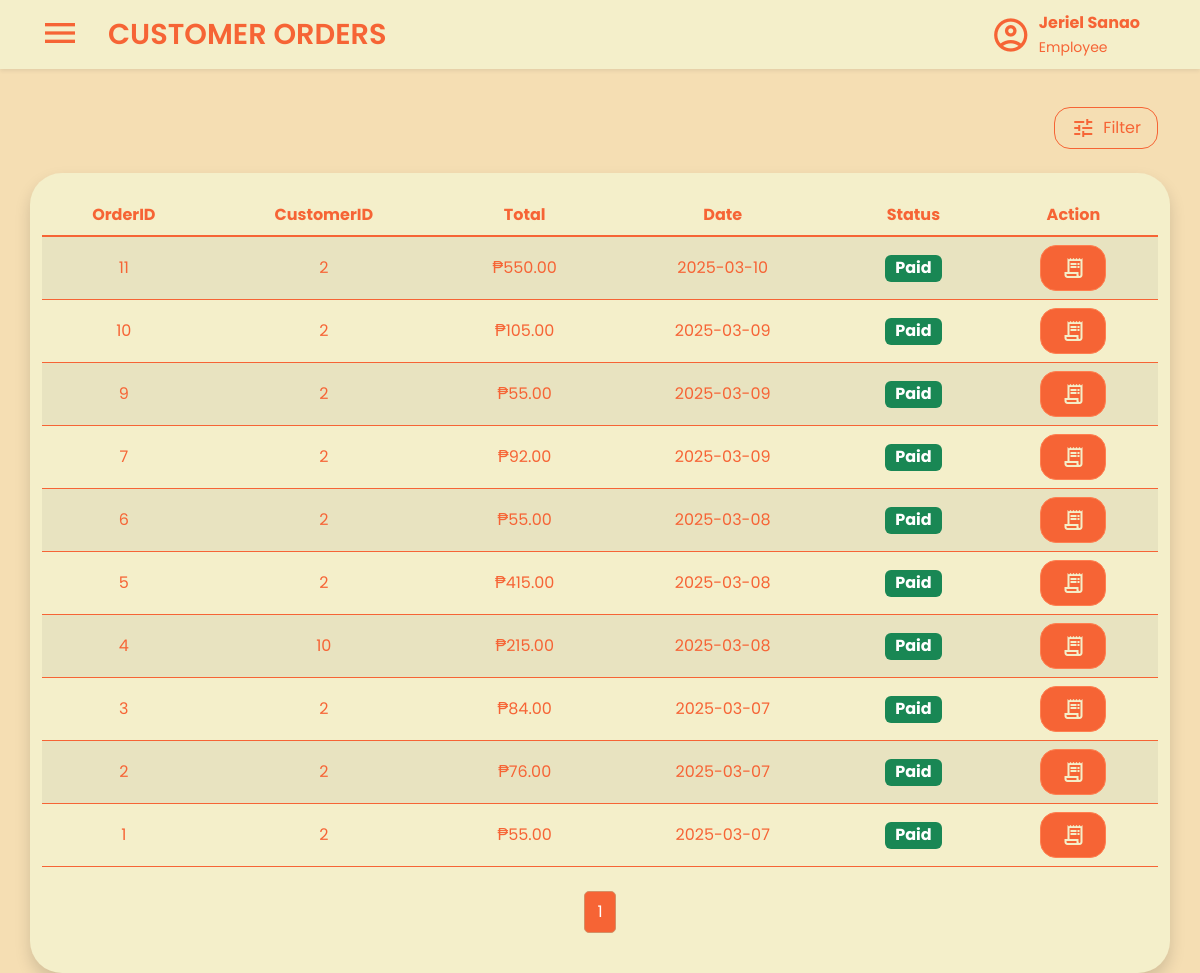
The app's page /views/orders.php (signed in) with its own data.
### tables this page shows
CREATE TABLE `orders` (
  `OrderID` int(11) NOT NULL AUTO_INCREMENT,
  `CustomerID` int(11) DEFAULT NULL,
  `Date` datetime NOT NULL,
  `Total` decimal(10,2) NOT NULL,
  `Status` char(5) NOT NULL,
  `Delivery` int(11) DEFAULT NULL,
  `Created_At` datetime NOT NULL DEFAULT current_timestamp(),
  `Created_By` int(11) NOT NULL,
  `Updated_At` datetime NOT NULL DEFAULT current_timestamp() ON UPDATE current_timestamp(),
  `Updated_By` int(11) NOT NULL,
  PRIMARY KEY (`OrderID`),
  KEY `CustomerID` (`CustomerID`),
  KEY `Created_By` (`Created_By`),
  KEY `Updated_By` (`Updated_By`)
);

### views/orders.php (the view, shortened to what this page needs)
<?php
include '../database/database.php';
$records_per_page = 10;
$page = isset($_GET['page']) && is_numeric($_GET['page']) ? (int) $_GET['page'] : 1;
$offset = ($page - 1) * $records_per_page;
$where_clause = "";
$params = [];
$types = "";
$total_query = "SELECT COUNT(*) AS total FROM Orders " . $where_clause;
$count_stmt = $conn->prepare($total_query);
$count_stmt->execute();
$count_result = $count_stmt->get_result();
$total_row = $count_result->fetch_assoc();
$total_records = $total_row['total'];
$total_pages = ceil($total_records / $records_per_page);
$query = "SELECT OrderID, CustomerID, Date, Status, Total
          FROM Orders " . $where_clause . "
          ORDER BY Date DESC
          LIMIT ? OFFSET ?";
$stmt = $conn->prepare($query);
if (!empty($where_clause)) {
  $params[] = $records_per_page;
  $params[] = $offset;
  $types .= "ii";
  $stmt->bind_param($types, ...$params);
} else {
  $stmt->bind_param("ii", $records_per_page, $offset);
}
$stmt->execute();
$result = $stmt->get_result();
?>
<!DOCTYPE html>
<html lang="en">
<head>
  <link rel="stylesheet" href="../statics/products-style.css" />
  <link rel="stylesheet" href="../statics/style.css" />
  <link rel="stylesheet" href="../statics/css/bootstrap.min.css" />
</head>
<body class="main">
  <nav class="navbar bg-body-tertiary fixed-top shadow-sm">
    <div class="container-fluid">
      <div class="d-flex align-items-center">
        <button
          class="navbar-toggler mx-3 border-0 shadow-none"
          type="button"
          data-bs-toggle="offcanvas"
          data-bs-target="#offcanvasNavbar"
          aria-controls="offcanvasNavbar"
          aria-label="Toggle navigation">
          <span class="material-icons-outlined navbar-icon"> menu </span>
        </button>
        <a class="navbar-brand fw-semibold" href="orders.php">CUSTOMER ORDERS</a>
      </div>
      <div class="d-flex align-items-center me-5 ms-auto">
        <span class="material-icons-outlined me-2 fs-1">account_circle</span>
        <div>
          <p class="fw-bold mb-0">
            <?php echo htmlspecialchars($_SESSION['first_name'] . ' ' . $_SESSION['last_name']); ?>
          </p>
          <small class="mt-0">
            <?php echo htmlspecialchars($_SESSION['role']); ?>
          </small>
        </div>
      </div>
    </div>
  </nav>
  <div class="container mt-4 pt-5">
    <div class="row align-items-center justify-content-end">
      <div class="col-md-auto d-flex gap-2">
        <button type="button" class="btn btn-outline-secondary d-flex align-items-center gap-2 rounded-4 py-2 px-3" data-bs-toggle="modal" data-bs-target="#filterModal">
          <span class="material-icons-outlined">tune</span>
          <span>Filter</span>
        </button>
      </div>
      <div class="container-fluid mt-4 rounded-5 shadow">
        <div class="table-responsive mb-3">
          <table class="table table-striped rounded-3">
            <thead>
              <tr>
                <th class="text-center">OrderID</th>
                <th class="text-center">CustomerID</th>
                <th class="text-center">Total</th>
                <th class="text-center">Date</th>
                <th class="text-center">Status</th>
                <th class="text-center">Action</th>
              </tr>
            </thead>
            <tbody class="table-group-divider">
              <?php
              if ($result->num_rows > 0) {
                while ($row = $result->fetch_assoc()) {
                  echo "<tr>";
                  echo "<td class='align-middle text-center'>{$row['OrderID']}</td>";
                  echo "<td class='align-middle text-center'>{$row['CustomerID']}</td>";
                  echo "<td class='align-middle text-center'>₱" . number_format($row['Total'], 2) . "</td>";
                  echo "<td class='align-middle text-center'>" . date("Y-m-d", strtotime($row['Date'])) . "</td>";
                  $status = $row['Status'];
                  $badgeClass = ($status == 'Paid') ? 'text-bg-success' : (($status == 'Pending') ? 'text-bg-warning' : 'text-bg-danger');
                  echo "<td class='align-middle text-center'><span class='badge $badgeClass fs-6'>{$status}</span></td>";
                  echo "<td class='align-middle text-center'>
                    <button
                    class='btn add-product-button btn-primary rounded-4 d-block mx-auto d-flex align-items-center justify-content-center preview-order'
                    data-id='{$row['OrderID']}'
                    >
                        <span class='material-icons-outlined'>receipt_long</span>
                    </button>
                  </td>";
                  echo "</tr>";
                }
              } else {
                echo "<tr><td colspan='6' class='text-center text-muted py-3'>There's no order yet.</td></tr>";
              }
              ?>
            </tbody>
          </table>
          <nav>
            <ul class="pagination justify-content-center">
              <?php for ($i = 1; $i <= $total_pages; $i++): ?>
                <li class="page-item <?php echo ($i == $page) ? 'active' : ''; ?>">
                  <a class="page-link focus-ring" href="?page=<?php echo $i; ?>"><?php echo $i; ?></a>
                </li>
              <?php endfor; ?>
            </ul>
          </nav>
        </div>
      </div>
    </div>
  </div>
</body>
</html>

### statics/products-style.css (style rules this page uses)
:root { --color-1: #f66435; --color-2: #f4efca; --color-3: #f5deb3; --color-4: #ff7f50; --color-5: #d49066; }
body { padding-top: 35px; }
.container { padding-top: 2.5em !important; }
.container-fluid { background-color: var(--color-2) !important; }
.btn.add-product-button { background-color: var(--color-1) !important; border-color: var(--color-4) !important; color: var(--color-2) !important; font-weight: 600; padding: 10px 20px; transition: all 0.3s ease-in-out !important; }
.btn-outline-secondary { color: var(--color-1) !important; border-color: var(--color-1) !important; font-weight: 600; padding: 10px 20px; transition: all 0.3s ease-in-out !important; }
.table { background-color: #f4efca !important; color: #f66435 !important; margin-top: 2%; border-color: var(--color-1) !important; border-radius: 3px; }
.table th, .table td { background-color: #f4efca !important; color: #f66435 !important; border-color: var(--color-1) !important; }
.table thead th { background-color: #f4efca !important; color: #f66435 !important; border-color: var(--color-1) !important; }
.table tbody tr { background-color: #f4efca !important; border-color: var(--color-1) !important; }
.table td:last-child { text-align: center !important; }
.table th:last-child { text-align: center !important; }
.pagination { display: flex !important; padding: 0.5rem !important; list-style: none !important; border-radius: 5px !important; }
.pagination .page-item { margin: 0 5px !important; }
.pagination .page-link { color: var(--color-1) !important; background-color: var(--color-2) !important; border: 1px solid var(--color-5) !important; padding: 8px 12px !important; border-radius: 5px !important; text-decoration: none !important; transition: all 0.3s ease-in-out !important; }
.pagination .page-item.active .page-link { background-color: var(--color-1) !important; color: white !important; border-color: var(--color-5) !important; }

### statics/style.css (style rules this page uses)
:root { --color-1: #f66435; --color-2: #f4efca; --color-3: #f5deb3; --color-4: #ff7f50; --color-5: #d49066; --color-1-rgb: 246, 100, 53; }
* { font-family: "Poppins", sans-serif; }
.main { background-color: var(--color-3); }
p { color: var(--color-1); }
.btn-primary { background-color: #ff5733; border-color: #d43f00; color: white; padding: 12px 20px; border-radius: 8px; transition: background-color 0.3s ease, transform 0.2s ease; }
nav.navbar { background-color: var(--color-2) !important; color: var(--color-1) !important; }
.navbar-brand { font-size: 1.8em !important; color: var(--color-1) !important; }
.navbar .navbar-toggler .navbar-icon { color: var(--color-1) !important; font-size: 2em; }

### records on screen
orders: OrderID "11", CustomerID "2", Total "550.00", Date "2025-03-10", Status "Paid"
orders: OrderID "10", CustomerID "2", Total "105.00", Date "2025-03-09", Status "Paid"
orders: OrderID "9", CustomerID "2", Total "55.00", Date "2025-03-09", Status "Paid"
orders: OrderID "7", CustomerID "2", Total "92.00", Date "2025-03-09", Status "Paid"
orders: OrderID "6", CustomerID "2", Total "55.00", Date "2025-03-08", Status "Paid"
orders: OrderID "5", CustomerID "2", Total "415.00", Date "2025-03-08", Status "Paid"
orders: OrderID "4", CustomerID "10", Total "215.00", Date "2025-03-08", Status "Paid"
orders: OrderID "3", CustomerID "2", Total "84.00", Date "2025-03-07", Status "Paid"
orders: OrderID "2", CustomerID "2", Total "76.00", Date "2025-03-07", Status "Paid"
orders: OrderID "1", CustomerID "2", Total "55.00", Date "2025-03-07", Status "Paid"

### other values on screen
$_SESSION['first_name'] . ' ' . $_SESSION['last_name'] "Jeriel Sanao"
$_SESSION['role'] "Employee"
